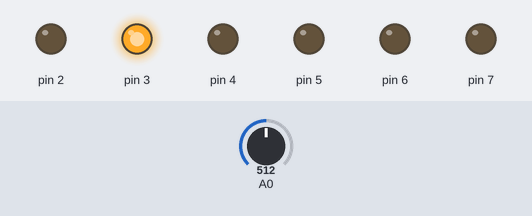
This sketch was run on a simulated Arduino Uno, built with avr-gcc and run on an emulated ATmega328P. Shown: output pins drawn as LEDs (lit = HIGH). Inputs (shaded band) come from the test bench; at power-on: A0 = 512.

Above: at 1.2 s.
1.3 s: A0 set to 382
At 3.76 s:
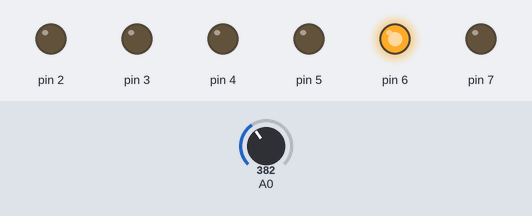
4.3 s: A0 set to 363
7.3 s: A0 set to 306
At 10.27 s:
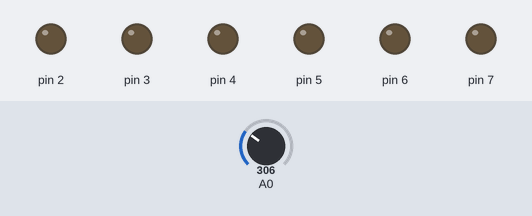
10.3 s: A0 set to 511
At 10.8 s:
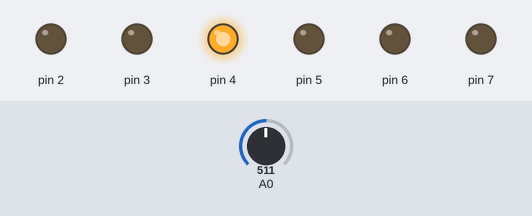
Timing chart, 0 to 14.3 s (numbered marks = the images above; inputs shaded):
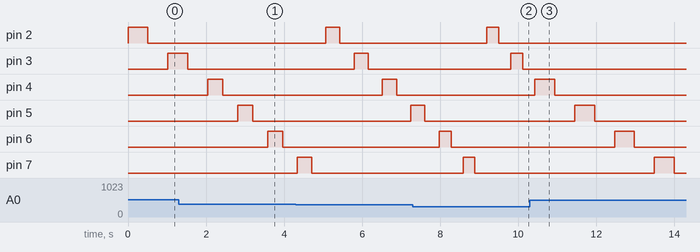

Measured:
- after the input at 1.3 s, pin 6: LOW → HIGH after 2.3 s instead of 2.8 s
- after the input at 4.3 s, pin 5: LOW → HIGH after 2.9 s
- after the input at 7.3 s, pin 3: LOW → HIGH after 2.5 s instead of 2.9 s
- after the input at 10.3 s, pin 2: stays LOW (without the input it goes to HIGH after 2.6 s); pin 3: stays LOW (without the input it goes to HIGH after 3.2 s)

The sketch:

Blink_badge.ino
```cpp
/*
  Blink Badge
  by Scott Thomas

  This is the basic code for the 2015 New Orleans Mini Maker Faire VIP Badge.
  If the badge has been constructed properly, the LEDs will light up one at
  a time from left to right. Turning the trimpot should change how quickly
  the lights blink.

  LEDs are attached from left to right to digital pins 2 - 7. The trimpot
  is connected to analog pin 1.

 */

int val = 0;

// the setup function runs once when you press reset or power the board
void setup() {
  // This loop initializes the digital pins as OUTPUT
  for (int i=2; i < 8; i++){
    pinMode(i, OUTPUT);
  }
}

// the loop function runs over and over again forever
void loop() {

  //For each pin, read trimpot value to use as delay between turning LED on/off
  for (int x=2; x < 8; x++){
    val = constrain(analogRead(0), 5, 2000); //read & constrain trimpot value
    digitalWrite(x, HIGH);   // turn the LED on (HIGH is the voltage level)
    delay(val);              // wait
    digitalWrite(x, LOW);    // turn the LED off by making the voltage LOW
    delay(val);              // wait
  }
}
```
